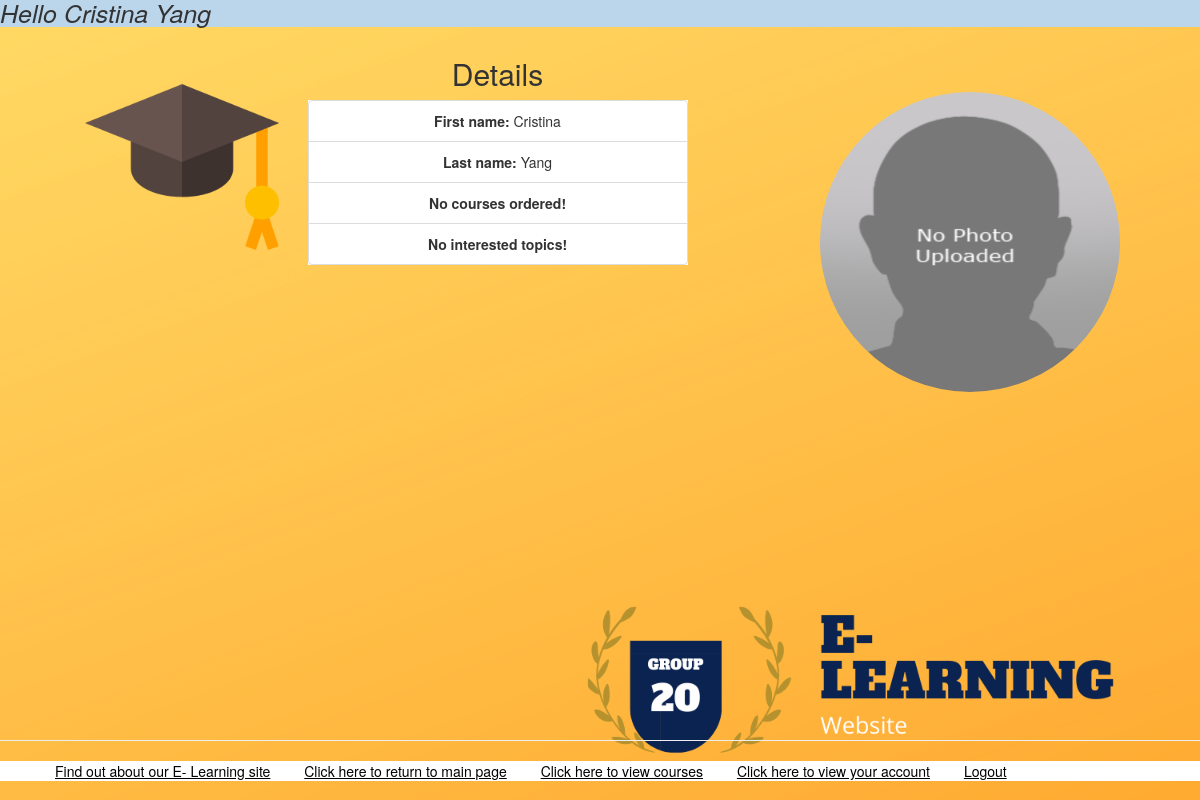
Before: /myapp/myaccount (signed in) with the older database file.
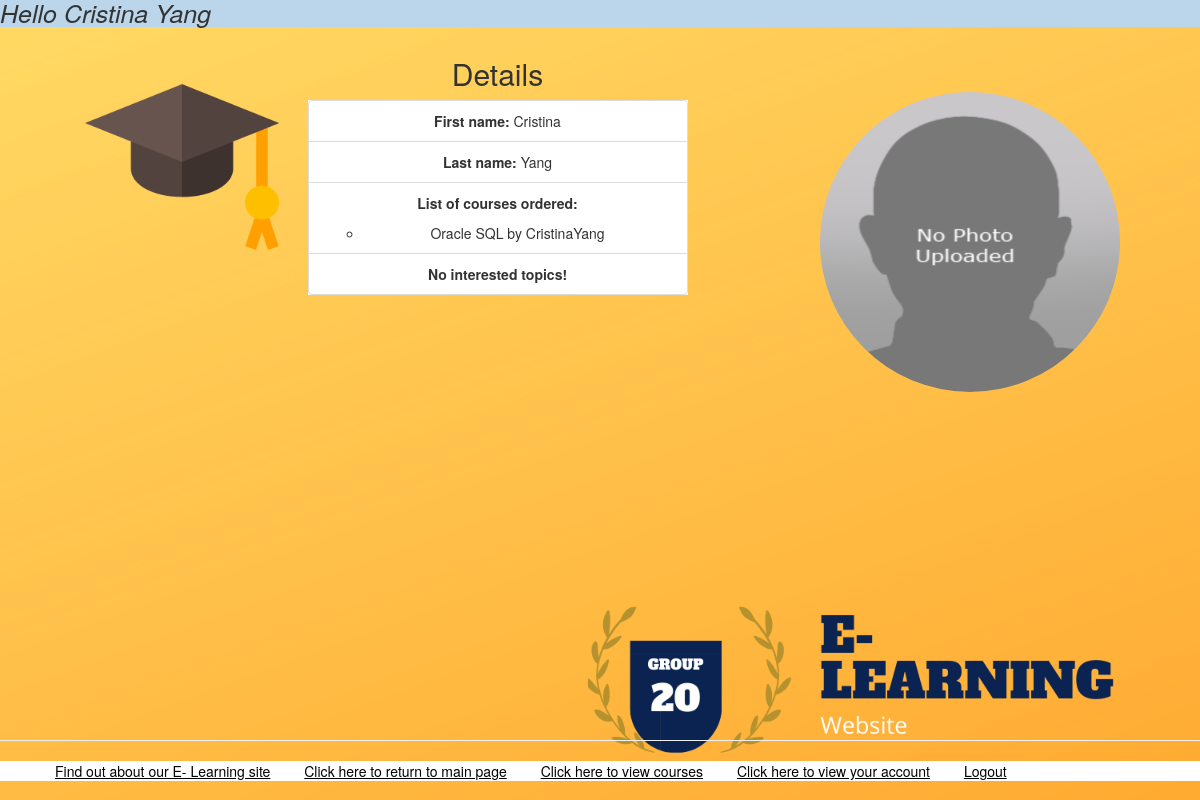
After: the same page with the newer database file.
### myapp/models.py (models this page shows, shortened)
class Order(models.Model):
    course = models.ForeignKey(Course, related_name='courses', on_delete=models.CASCADE)
    student = models.ForeignKey(Student, related_name='students', on_delete=models.CASCADE, default=None)
    ORDER_CHOICES = [(0, 'Cancelled'),
                     (1, 'Order Confirmed')]
    order_status = models.IntegerField(choices=ORDER_CHOICES, default=1)
    levels = models.PositiveIntegerField(default=1, validators=[MinValueValidator(1, message= 'Level must be 1 or greater !!'),
                                                                MaxValueValidator(10, message= 'Max 10 level are allowed !!')])
    order_date = models.DateField()
    def __str__(self): return str(self.course.name + ' by ' + self.student.first_name + self.student.last_name)

class Course(models.Model):
    topic = models.ForeignKey(Topic, related_name='courses', on_delete=models.CASCADE)
    name = models.CharField(max_length=200)
    price = models.DecimalField(max_digits=10, decimal_places=2, validators=[MinValueValidator(100.00,  message= 'Price must be greater than 100.00 !!'),
                                                                             MaxValueValidator(200.00,   message= 'Price must be less than 200.00 !!')])
    for_everyone = models.BooleanField(default=True)
    description = models.TextField(max_length=300, null=True, blank=True)
    interested = models.PositiveIntegerField(default=0)
    stages = models.PositiveIntegerField(default=3)
    hours = models.IntegerField(default=10)

### myapp/views.py (the view)
# urls.py: path(r'myaccount', views.myaccount, name='myaccount'),
@login_required(login_url = '/myapp/login')
def myaccount(request):
    current_user = request.user
    if Student.objects.filter(pk=current_user.id).exists():
        student_obj = Student.objects.get(pk=current_user.id)
        order_obj = Order.objects.filter(student=student_obj)
        interested_obj = Topic.objects.filter(id__in=(Student.objects.values_list('interested_in', flat=True).
                                                      filter(username=student_obj.username)))
        return render(request, 'myapp/myaccount.html', {'student_obj': student_obj, 'order_obj': order_obj,
                                                        'interested_obj': interested_obj})
    else:
        return render(request, 'myapp/myaccount.html')

### myapp/templates/myapp/myaccount.html (shortened to what this page needs)
{% extends 'myapp/base.html'  %}
{% block body_block %}
<div class="row">
<div class="col-md-3">
    <img src="/static/myapp/hat.png" class="loginIcon topicIcon courseIcon">
</div>
<div class="col-md-4">
{% if student_obj %}
       <h2 class="centerText">Details</h2>
    <ul class="list-group list-group-flush centerText">
    <li class="list-group-item"><b>First name: </b>{{ student_obj.first_name }}</li>
    <li class="list-group-item"> <b>Last name: </b>{{ student_obj.last_name }}</li>
    {% if order_obj %}
         <li class="list-group-item">
        <p><b>List of courses ordered:</b></p>
        <ul>
            {% for order in order_obj %}
                <li>{{ order }}</li>
            {% endfor %}
        </ul>
            </li>
    {% else %}
        <li class="list-group-item"><b>No courses ordered!</b></li>
    {% endif %}
    {% if interested_obj %}
         <li class="list-group-item">
        <p><b>List of Topics interested in:</b></p>
        <ul>
            {% for topic in interested_obj %}
                <li>{{ topic }}</li>
            {% endfor %}
        </ul>
         </li>
    {% else %}
        <li class="list-group-item"><b>No interested topics!</b></li>
    {% endif %}
    </ul>
{% else %}
<strong>You are not a registered student!</strong>
{% endif %}
</div>
<div class="col-md-1"></div>
<div class="col-md-4 student">
{% if student_obj %}
    {% if student_obj.image %}
       <img src="{{ student_obj.image.url }}" class="photo rounded-corners">
     {% else %}
         <img src="/static/myapp/no photo.png" class="photo rounded-corners">
    {% endif %}
  {% endif %}
</div>
</div>
{% endblock %}

### myapp/templates/myapp/base.html (shortened to what this page needs)
<!DOCTYPE html>
{% load static %}
<html>
<head>
<link rel="stylesheet" type="text/css" href="{% static 'myapp/style.css'%}" />
 <link rel="stylesheet" href="https://maxcdn.bootstrapcdn.com/bootstrap/3.4.1/css/bootstrap.min.css">
    </head>
    <body class="background">
<div class="content">
<h1>{% block myhdg %}Hello {{ request.user.first_name }} {{ request.user.last_name }} {% endblock %}</h1>
    {% block body_block %}*** {% endblock %}
        </div>
        <hr />
        <div>
<ul>
<li class="hbar1"><a href="{% url 'myapp:about' %}">Find out about our E-
Learning site</a></li>
<li class="hbar1"><a href = "{% url 'myapp:index' %}">Click here to
   return to main page</a></li>
    <li class="hbar1"><a href = "{% url 'myapp:courses' %}">Click here to
   view courses</a></li>
    {% if request.user.username %}
         <li class="hbar1"><a href = "{% url 'myapp:myaccount' %}">Click here to view your account</a></li>
     <li class="hbar1"><a href = "{% url 'myapp:login' %}">Logout</a></li>
        {% else %}
        <li class="hbar1"><a href = "{% url 'myapp:register' %}">Register here</a></li>
        <li class="hbar1"><a href = "{% url 'myapp:login' %}">Login</a></li>
    {% endif %}
            </ul>
        </div>
    </body>
</html>

### myapp/static/myapp/style.css (style rules this page uses)
h1 { background-color: #bbd5ea; text-decoration-color: purple; font-size: 25px !important; color: saddlebrown; font-style: italic; position: center; box-shadow: black; }
.hbar1 { display: inline; margin: 15px; }
.background { background-image: url("20.png"); background-size: cover; background-repeat: no-repeat; background-attachment: fixed; background-position: bottom; }
a { text-decoration: underline !important; color: black !important; background: white !important; }
.photo { height: 300px; width: 300px; }
h1 { margin-top: -1px !important; }
.loginIcon { margin-left: 85px; width: 70%; margin-top: -30px; }
ul { background-color: white; }
.centerText { text-align: center !important; }
.topicIcon { margin-top: 33px !important; }
.courseIcon { margin-bottom: 25px; }
.student { margin-top: 55px; }
img.rounded-corners { border-radius: 50%; }
.content { min-height: 90vh; overflow-x: hidden; }

Changed rows visible on the page:
added Order: course+student "Oracle SQL by CristinaYang"
Other visible differences:
text no longer shown: "No courses ordered!"
text now shown: "List of courses ordered:"
